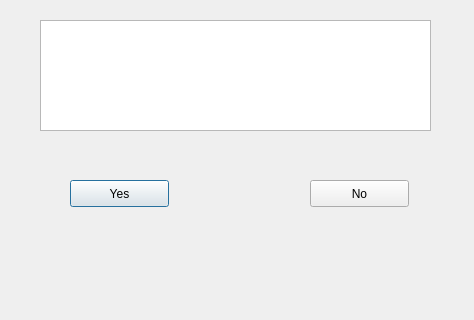
<?xml version="1.0" encoding="UTF-8"?>
<ui version="4.0">
 <class>OverwriteFile_Dialogue</class>
 <widget class="QDialog" name="OverwriteFile_Dialogue">
  <property name="geometry">
   <rect>
    <x>0</x>
    <y>0</y>
    <width>474</width>
    <height>320</height>
   </rect>
  </property>
  <property name="windowTitle">
   <string>Dialog</string>
  </property>
  <widget class="QPushButton" name="Yes">
   <property name="geometry">
    <rect>
     <x>70</x>
     <y>180</y>
     <width>99</width>
     <height>27</height>
    </rect>
   </property>
   <property name="text">
    <string>Yes</string>
   </property>
  </widget>
  <widget class="QPushButton" name="No">
   <property name="geometry">
    <rect>
     <x>310</x>
     <y>180</y>
     <width>99</width>
     <height>27</height>
    </rect>
   </property>
   <property name="text">
    <string>No</string>
   </property>
  </widget>
  <widget class="QTextEdit" name="OverwriteFile_Label">
   <property name="geometry">
    <rect>
     <x>40</x>
     <y>20</y>
     <width>391</width>
     <height>111</height>
    </rect>
   </property>
  </widget>
 </widget>
 <resources/>
 <connections/>
</ui>
